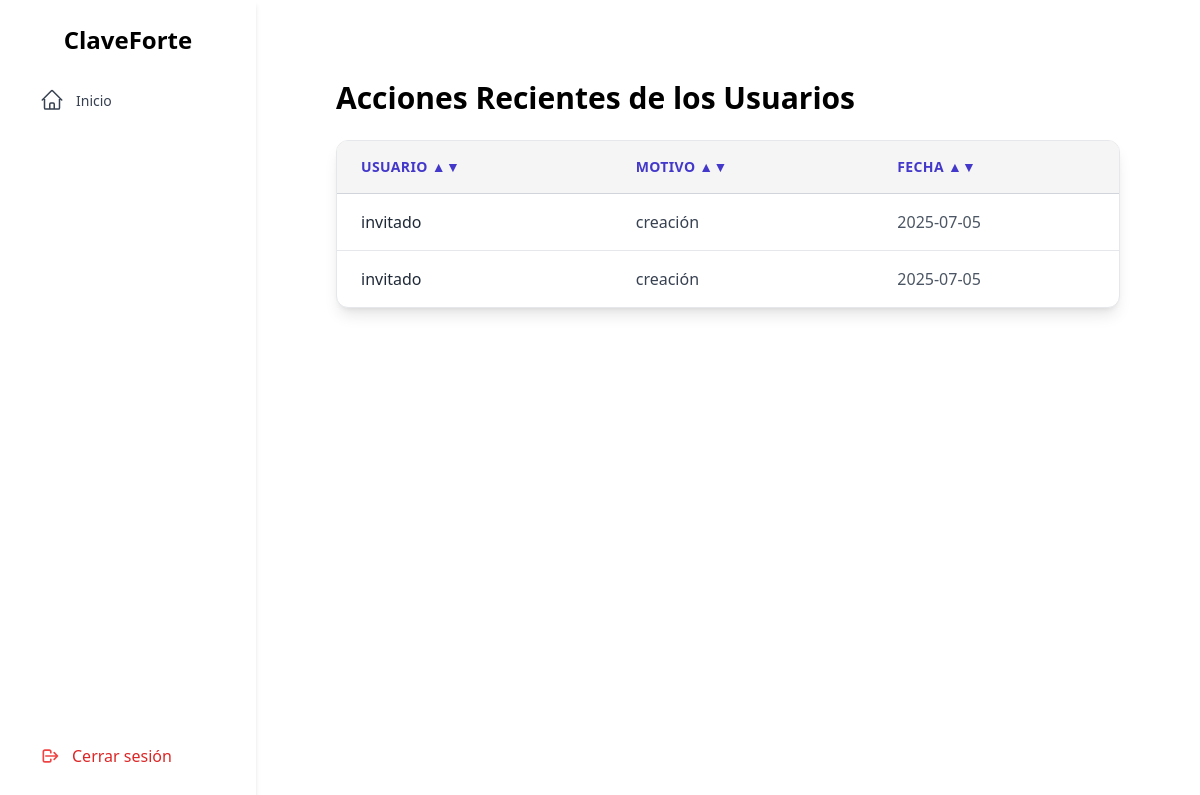
Before: /recent_actions with the older database file.
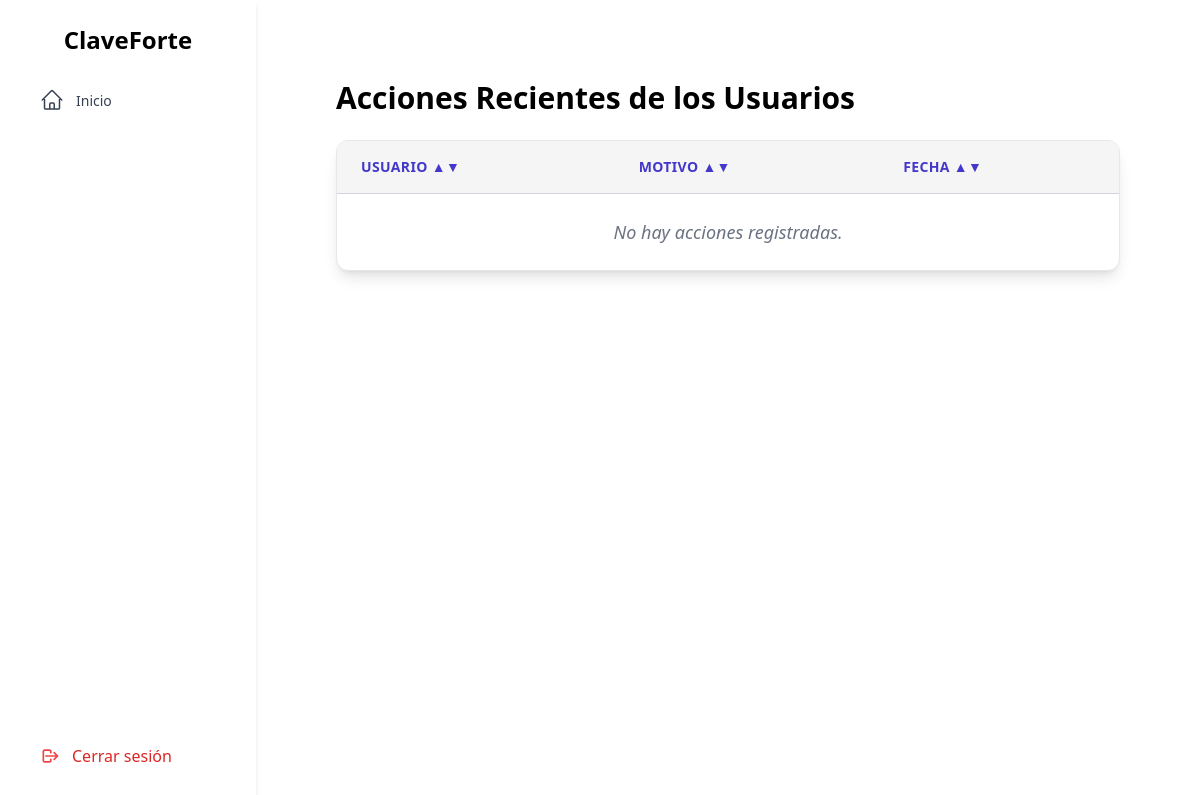
After: the same page with the newer database file.
### tables this page shows
CREATE TABLE Access (
        id_access       INTEGER PRIMARY KEY AUTOINCREMENT,
        timestam        TEXT NOT NULL,  -- Fecha en formato ISO
        motivo          TEXT,
        usr_name        TEXT,
        id_usr          INTEGER NOT NULL,
        id_credential   INTEGER NOT NULL,
        FOREIGN KEY (id_usr) REFERENCES Users(id_usr),
        FOREIGN KEY (id_credential) REFERENCES Credentials(id_credential)
    );

### app.py (the view)
@app.route('/recent_actions')
def acciones_recientes():
    active_rol = session.get('usuario_rol')
    rcnt_act = []
    try:
        conn = sqlite3.connect('instance/ClaveForte.db')
        conn.row_factory = sqlite3.Row  # Permite acceder a columnas por nombre
        cursor = conn.cursor()
        cursor.execute('''
            SELECT * FROM Access
        ''')
        rcnt_act = cursor.fetchall()
    except Exception as e:
        print(f"Error al recuperar acciones recientes: {e}")
    finally:
        conn.close()
    return render_template('./admin/recent/recent.html',
                           usr_rol=active_rol,
                           recent_acctions=rcnt_act)

### templates/admin/recent/recent.html (shortened to what this page needs)
{% extends './layout.html' %}
{% block content %}
<div class="flex-1 p-10">
    <h1 class="text-3xl font-bold mb-6 text-black">Acciones Recientes de los Usuarios</h1>
    <div class="w-full overflow-x-auto bg-white shadow-lg rounded-xl border border-gray-200">
    <div class="max-h-[65vh] overflow-y-auto">
        <table id="tablaAcciones" class="min-w-full divide-y divide-gray-300">
            <thead class="bg-[rgb(245,245,245)] sticky top-0 z-10">
                <tr>
                    <th onclick="ordenarTabla(0)" class="cursor-pointer px-6 py-4 text-left text-sm font-bold text-indigo-700 uppercase tracking-wide bg-[rgb(245,245,245)]">
                        Usuario ▲▼
                    </th>
                    <th onclick="ordenarTabla(1)" class="cursor-pointer px-6 py-4 text-left text-sm font-bold text-indigo-700 uppercase tracking-wide bg-[rgb(245,245,245)]">
                        Motivo ▲▼
                    </th>
                    <th onclick="ordenarTabla(2)" class="cursor-pointer px-6 py-4 text-left text-sm font-bold text-indigo-700 uppercase tracking-wide bg-[rgb(245,245,245)]">
                        Fecha ▲▼
                    </th>
                </tr>
            </thead>
            <tbody class="divide-y divide-gray-200">
                {% for accion in recent_acctions %}
                <tr class="hover:bg-indigo-50 transition-all duration-200">
                    <td class="px-6 py-4 text-base text-gray-800 font-medium">
                        {{ accion['usr_name'] }}
                    </td>
                    <td class="px-6 py-4 text-base text-gray-700">
                        {{ accion['motivo'] }}
                    </td>
                    <td class="px-6 py-4 text-base text-gray-600">
                        {{ accion['timestam'][:10] }}
                    </td>
                </tr>
                {% else %}
                <tr>
                    <td colspan="3" class="px-6 py-6 text-center text-gray-500 italic text-lg">
                        No hay acciones registradas.
                    </td>
                </tr>
                {% endfor %}
            </tbody>
        </table>
    </div>
    </div>
</div>
{% endblock %}

### templates/layout.html (shortened to what this page needs)
<!DOCTYPE html>
<html lang="es">
<head>
  <link href="https://cdn.jsdelivr.net/npm/tailwindcss@2.2.19/dist/tailwind.min.css" rel="stylesheet">
</head>
<body class="flex overflow-y-hidden h-full">
  {% include './sidebar/sidebar.html' with context%}
  <main class="flex-1 p-10">
    {% block content %}{% endblock %}
  </main>
</body>
</html>

### templates/sidebar/sidebar.html (shortened to what this page needs)
<!DOCTYPE html>
<html lang="es">
<head>
    <script src="https://cdn.tailwindcss.com"></script>
</head>
<body>
    <aside class="w-64 h-screen bg-white shadow-md p-6 flex flex-col justify-between">
    <div>
        <h2 class="text-2xl font-bold text-center mb-6">ClaveForte</h2>
        <nav>
            <ul class="space-y-2">
                <li>
                    <a href="/home" class="flex items-center gap-3 px-4 py-2 rounded hover:bg-indigo-100 text-gray-700 transition">
                        <span class="text-[14px]">Inicio</span>
                    </a>
                </li>
            </ul>
        </nav>
    </div>
    <div>
        <a href="/logout" class="flex items-center gap-3 px-4 py-2 rounded hover:bg-red-100 text-red-600 transition">
        <svg class="w-5 h-5 text-red-500" fill="none" stroke="currentColor" viewBox="0 0 24 24">
            <path stroke-linecap="round" stroke-linejoin="round" stroke-width="2" d="M17 16l4-4m0 0l-4-4m4 4H7m6 4v1a2 2 0 01-2 2H6a2 2 0 01-2-2V7a2 2 0 012-2h5a2 2 0 012 2v1" />
        </svg>
        <span>Cerrar sesión</span>
        </a>
    </div>
    </aside>
</body>
</html>

Changed rows visible on the page:
removed Access: usr_name "invitado", motivo "creación", timestam "2025-07-05"
removed Access: usr_name "invitado", motivo "creación", timestam "2025-07-05"
Other visible differences:
text now shown: "No hay acciones registradas."
